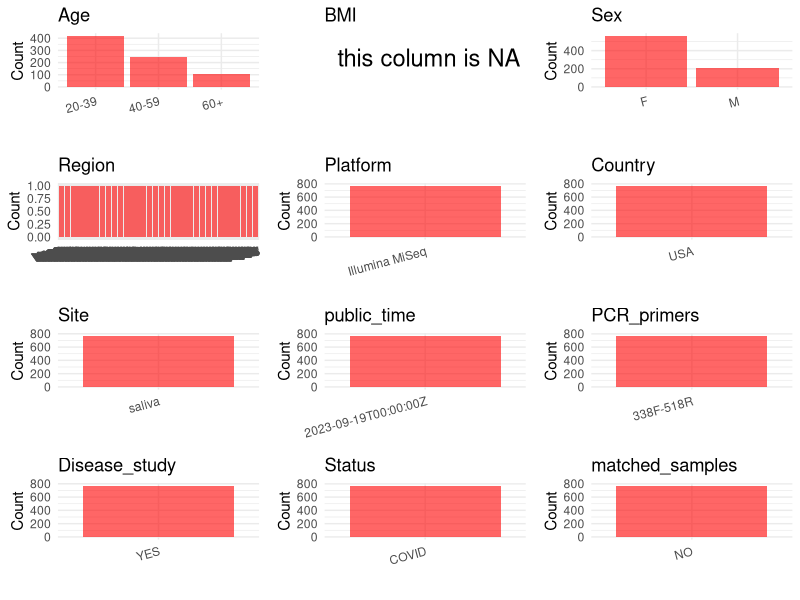

Recreate this plot in R. (Note: this script raises an error after producing the figure.)
## ---- chunk 1
# Load necessary libraries
library(dplyr)
library(ggplot2)
library(cowplot)

# Set working directory (update this path to your local directory)
setwd("E:/bioproject/PRJEB62655")

# Read the initial metadata files
initial_meta <- read.csv("SraRunTable.csv", header = T) 

# Display the first few rows of the metadata
head(initial_meta)
## ---- chunk 2
# Create a uniform metadata dataframe
metadata <- data.frame(
  BioProject = initial_meta$BioProject,
  Run = initial_meta$Run,
  sample_name = initial_meta$Library.Name,
  Age = initial_meta$Host_age,
  BMI = NA, 
  Sex = initial_meta$sex,
  Region = initial_meta$target_subfragment..exp.,
  Platform = initial_meta$Instrument,
  Site = initial_meta$env_material,
  public_time = initial_meta$ReleaseDate,
  matched_samples = NA,
  stringsAsFactors = FALSE
)

# Use abbreviations to indicate gender
metadata <- metadata %>%
  mutate(Sex = recode(Sex, "female" = "F", "male" = "M"))
## ---- chunk 3
# Add information obtained from the publication
metadata$Country <- "USA"
metadata$PCR_primers <- "338F-518R"
metadata$title <- "Saliva microbiome in relation to SARS-CoV-2 infection in a prospective cohort of healthy US adults"
metadata$Disease_study <- "YES"
# Assign disease status based on sample_name patterns
metadata$Status <- "COVID"

#extract subject id by remove prefix of sample_name
metadata$sample_name <- gsub("15066.RCC.", "", metadata$sample_name)

# Check initial data distribution
cat("Initial sample distribution:\n")
table(metadata$sample_name)
table(metadata$Site)

# Calculate sampling frequency per subject
sample_counts <- table(metadata$sample_name)
cat("\nNumber of samples per subject:\n")
print(sample_counts)

# Create matched_samples column
metadata$matched_samples <- ifelse(metadata$sample_name %in% names(sample_counts[sample_counts >= 2]), "YES", "NO")

cat("\nMatched samples distribution:\n")
table(metadata$matched_samples)

# Identify samples for removal: single samples excluding saliva and tongue coat
single_samples <- names(sample_counts[sample_counts == 1])
samples_to_remove <- metadata$sample_name %in% single_samples & 
                     !(metadata$Site %in% c("saliva", "tongue coat"))

cat("\nNumber of samples to be removed:", sum(samples_to_remove), "\n")

# Remove identified samples
metadata_clean <- metadata[!samples_to_remove, ]

cat("\nFinal sample distribution after cleaning:\n")
table(metadata_clean$sample_name)
table(metadata_clean$Site)
table(metadata_clean$matched_samples)

# Use cleaned dataset for subsequent analysis
metadata <- metadata_clean
## ---- chunk 4
# Check the number of unique runs and sample names
print(paste("Number of unique runs:", length(unique(metadata$Run))))
print(paste("Number of unique sample names:", length(unique(metadata$sample_name))))
## ---- chunk 5
# Select columns for visualization
plot_data <- metadata %>%
  select(-BioProject, -Run, -sample_name, -title)

# Function to create simple plots for each column
create_simple_plots <- function(data) {
  plots <- list()
  
  for (col in colnames(data)) {
    # Check if the column is all NA
    if (all(is.na(data[[col]]))) {
      # Create an empty plot with text indicating all NA
      p <- ggplot() +
        annotate("text", x = 0.5, y = 0.5, label = "this column is NA", size = 6) +
        labs(title = col) +
        theme_void()
    } else if (is.numeric(data[[col]])) {
      # Numeric variable: histogram
      p <- ggplot(data, aes(x = .data[[col]])) +
        geom_histogram(fill = "blue", alpha = 0.6, bins = 20, na.rm = TRUE) +
        labs(title = col) +
        theme_minimal()
    } else {
      # Categorical variable: bar plot (remove NA values)
      count_data <- as.data.frame(table(data[[col]], useNA = "ifany"))
      p <- ggplot(count_data, aes(x = reorder(Var1, -Freq), y = Freq)) +
        geom_col(fill = "red", alpha = 0.6) +
        labs(title = col, x = NULL, y = "Count") +
        theme_minimal() +
        theme(axis.text.x = element_text(angle = 15, hjust = 1))
    }
    plots[[col]] <- p
  }
  
  return(plots)
}

# Generate and arrange plots
plots <- create_simple_plots(plot_data)
p<-plot_grid(plots$Age, 
          plots$BMI, 
          plots$Sex, 
          plots$Region, 
          plots$Platform, 
          plots$Country, 
          plots$Site,
          plots$public_time, 
          plots$PCR_primers,
          plots$Disease_study,
          plots$Status,
          plots$matched_samples,# add 
          ncol = 3, align = "hv", axis = "lb")
ggsave("Metadata_Summary.png", plot = p, width = 8, height = 6, dpi = 150)
## ---- chunk 6
knitr::include_graphics("Metadata_Summary.png")
## ---- chunk 7
# Reorder columns to match the desired format
metadata <- metadata[, c(
  "BioProject", "Run", "sample_name", "Age", "BMI", "Sex", 
  "Region", "Platform", "Country", "Site", "public_time", 
  "PCR_primers", "title", "Disease_study", "Status", "matched_samples"
)]

# Export the uniform metadata to a CSV file
write.csv(metadata, file = "metadata.csv", quote = FALSE)
head(metadata)
